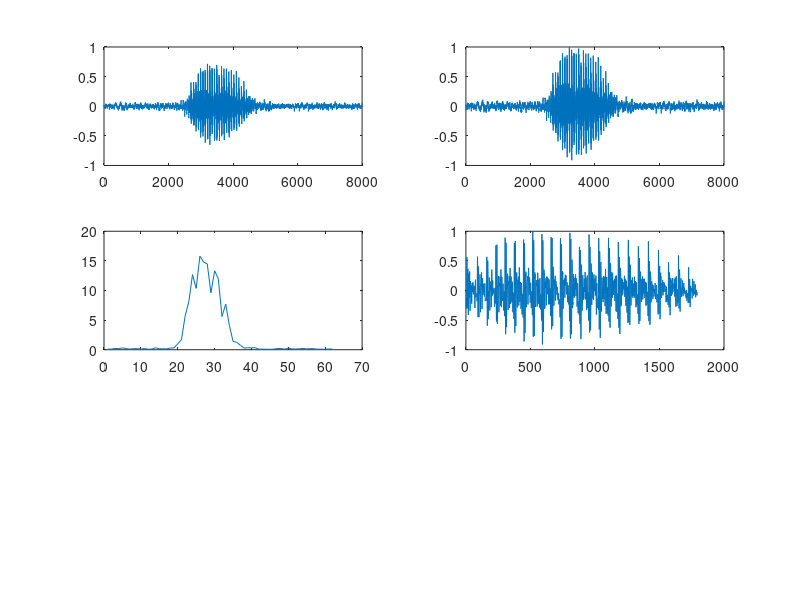

Write MATLAB code to recreate this figure. (Note: this script raises an error after producing the figure.)
% r = audiorecorder(8000, 16, 1);
% record(r,1);     % speak into microphone...
% pause(2)
% play(r);   % listen
%s = getaudiodata(r, 'double'); % get data as int16 array
%save soundata1_1.mat s
clear all
load sounddata3_1.mat
% recsound=audioplayer(s, 8000);
% play(recsound);
subplot(321);
plot(s)

s1=s/max(abs(s));  %chuan hoa bien do am thanh da ghi
subplot(322);
plot(s1)
for k=1:8000/128,
    EW(k)=(s1((k-1)*128+1:k*128,1))'*s1((k-1)*128+1:k*128,1);
end
subplot(323);
plot(EW)
index=find(EW>mean(EW))

s2=s1((index(1)-1)*128+1:(index(end)+1)*128);
subplot(324);
plot(s2)
recsound=audioplayer(s2, 8000);
play(recsound);

f=fft(s2);
subplot(325);
plot(abs(f))

for k=1:50,
    fw(k)=sum(abs(f((k-1)*10+1:k*10)));
end
subplot(326);
plot(fw)


